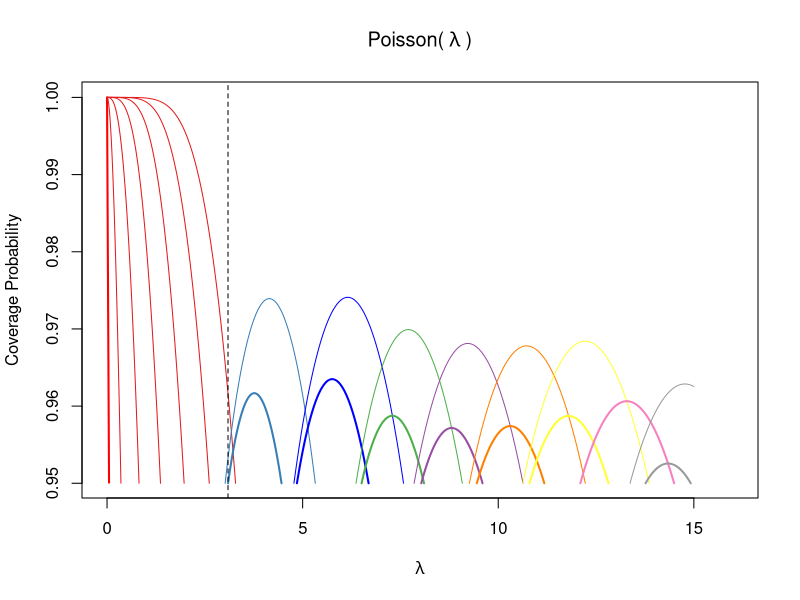

Write R code to recreate this figure. (Note: this script raises an error after producing the figure.)
## ---- chunk 1
#| message: false
library(tidyverse)
library(RColorBrewer)
## ---- chunk 2
# pre lim functions
AC_max_coords <- function(a,b) {
  # using prop 2.2a formula. 
  lambda <- prod(a:b)^(1/(b-a+1)) #prop 2.2a
  
  if (a == 0) {
    max_prob <- ppois(b, lambda) # special case of calculating cdf when a is 0
  } else {
    max_prob <- ppois(b, lambda) - ppois(a-1, lambda) # general formula
  }
  
  return(data.frame(lambda, max_prob))
}


test_coverage <- function(a,b, conf.level) {
  
  # this is maximum prob for current cardinality curve
  
  max_prob <- AC_max_coords(a, b)$max_prob
  
  # cases to decide how to change a-b: look at if max is above conf level
  
  if (max_prob > conf.level) {
    
    return(TRUE)
    
  } else {
    
    return(FALSE)
  }
}
## ---- chunk 3

# function to return two roots of a given AC: root 1 and root 2
# when AC has a = 0, we are not concerned with root 1
# root 1 is lambda when AC first rises above conf.level
# root 2 is lambda when AC first goes below conf.level

find_roots <- function(a, b, conf.level) {
  # getting root 1
  

  start <- 0
  end <- AC_max_coords(a,b)$lambda # end root1 search where current AC's max is
  
   # this creates the current curve's function so we can find its root.
    f <- function(lambda) {
            if (a != 0) {
              return((ppois(b, lambda) - ppois(a-1, lambda)) - conf.level)
            } else {
              return(ppois(b, lambda) - conf.level)
            }
        }

  if (a != 0) {
      root1 <- uniroot(f, c(start,end))$root
        } else {
      root1 <- NA # we don't need an AC's "left" root if their {a} = 0.
        }
    
  
 ## now finding root 2

  # this loop finds the interval of where to search for root2
  start <- AC_max_coords(a,b)$lambda # start at current AC's maximum lambda
  a0 <- a + 1; b0 <- b + 1
  while (sum(dpois(a0:b0, AC_max_coords(a0, b0)$lambda)) >= conf.level) {
                a0 <- a0+1 
                b0 <- b0+1
              } 
  end <- AC_max_coords(a0,b0)$lambda # stop search for root 2 where next AC's maximum occurs
    
  root2 <- uniroot(f, c(start,end))$root  
    
  if(is.na(root1)) {
    root1 <- root2 # this is for the case of ACs with {a} = 0
  }  
    
  
  
  # create df to return
  roots <- data.frame(root1, root2)
  return(roots)
  }  


## ---- chunk 4
###############################################################
#-------------------------------------------------------------#
# Conditional Minimal Cardinality Method                      #
#-------------------------------------------------------------#
###############################################################

# Uses functions from 'preliminary-fns.R' in app files
# Based off of the CMC for Neg Binom by Dr. B.A. Holladay


# K: largest value of x of interest
# CMC method function for the Poisson distribution

CMC <-function(K, conf.level, all = F) {
   if (K <= 5) {
     obs.x <- K # temporarily store original K given by user into object obs.x
     K <- 20 # for some reason, algorithm won't output right CIs when x = 0,...,5
     # so temporarily will compute many intervals (up to x = 20) and then restore original K 
   } else {
     obs.x <- K
   }
  
  # Determining m(a) for all a <= K+1
  # For fixed a, m(a) is the smallest b such that P(a<=X<=b)>=conf.level
  # so that AC(a,m(a)) is the core of rainbow, RB(a)
  # m(a)'s are needed b/c root1(a+1,m(a+1)) determines u(a)
  a <- 0; b <- 0
  m <- c() # vector that will hold all m(a)'s to keep track of each RB core
  
  while(a <= K+1){
    
    while(test_coverage(a, b, conf.level) == F) { # while AC's coverage is BELOW conf.level
      # transition from curves in the same rainbow when AC(a,b) < conf.level
      b <- b+1
    } # once this loop ends, we have the desired b = m(a)
    
    m[a+1] <- b
    a <- a+1
    b <- b+1 #can start the search at m(a)+1=b+1 b/c m(a+1)>=m(a)+1
  }

  
  x <- 0:K # initialize vector of x values from 0 to K
  lower <- rep(NA, K+1) # initialize empty vectors for lower and upper bounds
  upper <- rep(NA, K+1)
  
  a <- 0; b <- 0
  lower[a+1] <- 0 # (lower bound for x=0)
  
  
  # run until lower(K) determined
  while(is.na(lower[K+1])){
    
    # staying on RB(a) until RB(a+1) core aka AC[(a+1)-m(a+1)] is above conf.level
    # so in this loop we increment b staying on RB(a) until next core rises above conf.level
    
    while((find_roots(a, b, conf.level)$root2 < find_roots(a+1, m[a+2], conf.level)$root1)) {
      
      # in this loop, we're transitioning between ACs within a RB(a)
      # root2 of AC[a-b] is the lower bound for b+1 
      lower[(b+1)+1] <- find_roots(a, b, conf.level)$root2
      b <- b + 1
  
      
    }
    
    
    

    
    # when transitioning between rainbows RB(a) to RB(a+1) we move from curve AC(a,b) to core of 
    # next rainbow AC(a+1, m(a+1)). The location of this transition occurs at root1(a+1,m(a+1)) 
    # and determines both the upper endpoint for a u(a) and the lower endpoints for b+1,...,m(a+1),
    # l(b+1)=...=l(m(a+1)).
    
    # now we set the coincidental endpoint that happens when transitioning RBs
    b.temp <- b
    a <- a+1
    b <- m[a+1]
    
    for(i in ((b.temp+1):min(b:K))) {
      lower[i+1] <- find_roots(a, m[a+1], conf.level)$root1
    }
    upper[(a-1)+1] <- find_roots(a, m[a+1],conf.level)$root1
  }
  
  # determine upper endpoints for remaining x:get upper(x) for a <= x <= K
  # once we have lower endpoints for x up to K we can work on upper endpoints 
  # separately. 
  # These remaining values of upper(x) are determined by upper(x)=get_roots(x+1,m(x+1))$root1 
  for(x in a:K){
    upper[x+1] <- find_roots(x,m[x+1],conf.level)$root1

  }
  
  K <- obs.x # restore original K...
  
  lower <- lower[1:(K+1)]
  upper <- upper[1:(K+1)]
  
  CIs <- data.frame(x = 0:K, lower, upper)
  
  if (all == F) { # indicates that user only wants to output interval for x = K
    CIs <- CIs |> 
      filter(x == K) # "filter" only keeps the row in df "CIs" where x = K
  }
  return(CIs)
}

###############################################################
#-------------------------------------------------------------#
# Examples                                                    #
#-------------------------------------------------------------#
###############################################################

CI = CMC(K = 65, conf.level = 0.95, all = T); CI
# CI = CMC(K = 8, conf.level = 0.90, all = T); CI

## ---- chunk 5
# plot of Rainbow curves RB(0) to RB(8) [for trouble-shooting/reference]

plot(y = ppois(0, seq(0,0.05129, by = 0.0001)), x = seq(0,0.05129, by = 0.0001), # AC 0-0 (CORE)
               type = "l", xlim = c(0,16), lwd = 2, col = "red",
     xlab = expression(lambda),
     ylab = "Coverage Probability",
     main = expression("Poisson("~lambda~")"))
lines(y = ppois(1, seq(0, 0.35537, by = 0.0001)),  # AC 0-1
      x = seq(0, 0.35537, by = 0.0001), type = "l", col = "#E41A1C")
lines(y = ppois(2, seq(0, 0.81767,  by = 0.0001)), # AC 0-2
      x = seq(0, 0.81767, by = 0.0001), type = "l", col = "#E41A1C")
lines(y = ppois(3, seq(0, 1.36631,  by = 0.0001)), # AC 0-3
      x = seq(0, 1.36631, by = 0.0001), type = "l", col = "#E41A1C") 
lines(y = ppois(4, seq(0, 1.97011,  by = 0.0001)), # AC 0-4
      x = seq(0, 1.97011, by = 0.0001), type = "l", col = "#E41A1C") 
lines(y = ppois(5, seq(0, 2.61301,  by = 0.0001)), # AC 0-5
      x = seq(0, 2.61301, by = 0.0001), type = "l", col = "#E41A1C") 
lines(y = ppois(6, seq(0, 3.285316,  by = 0.0001)), # AC 0-6
      x = seq(0, 3.285316, by = 0.0001), type = "l", col = "#E41A1C") 
lines(y = (ppois(8, seq(3.09252, 4.46013,  by = 0.0001)) -
                  ppois(0, seq(3.09252, 4.46013,  by = 0.0001))), # AC 1-8 (CORE)
      x = seq(3.09252, 4.46013, by = 0.0001), type = "l", col = "#377EB8", lwd = 2) 
lines(y = (ppois(9, seq(3.019105, 5.32332,  by = 0.0001)) -
                  ppois(0, seq(3.019105, 5.32332,  by = 0.0001))), # AC 1-9
      x = seq(3.019105, 5.32332, by = 0.0001), type = "l", col = "#377EB8") 
lines(y = (ppois(11, seq(4.853849, 6.685776,  by = 0.0001)) -
                  ppois(1, seq(4.853849, 6.685776,  by = 0.0001))), # AC 2-11 (CORE)
      x = seq(4.853849, 6.685776, by = 0.0001), type = "l", col = "blue", lwd = 2)
lines(y = (ppois(12, seq(4.777342, 7.578746,  by = 0.0001)) -
                  ppois(1, seq(4.777342, 7.578746,  by = 0.0001))), # AC 2-12
      x = seq(4.777342, 7.578746, by = 0.0001), type = "l", col = "blue")
lines(y = (ppois(13, seq(6.505986, 8.10203,  by = 0.0001)) -
                  ppois(2, seq(6.505986, 8.10203,  by = 0.0001))), # AC 3-13 (CORE)
      x = seq(6.505986, 8.10203, by = 0.0001), type = "l", col = "#4DAF4A", lwd = 2)
lines(y = (ppois(14, seq(6.363945, 9.08138,  by = 0.0001)) -
                  ppois(2, seq(6.363945, 9.08138,  by = 0.0001))), # AC 3-14
      x = seq(6.363945,9.08138, by = 0.0001), type = "l", col = "#4DAF4A")
lines(y = (ppois(15, seq(8.031845, 9.598435,  by = 0.0001)) -
                  ppois(3, seq(8.031845, 9.598435,  by = 0.0001))), # AC 4-15 (CORE)
      x = seq(8.031845, 9.598435, by = 0.0001), type = "l", col = "#984EA3", lwd = 2)
lines(y = (ppois(16, seq(7.848939, 10.63165,  by = 0.0001)) -
                  ppois(3, seq(7.848939, 10.63165,  by = 0.0001))), # AC 4-16
      x = seq(7.848939, 10.63165, by = 0.0001), type = "l", col = "#984EA3")
lines(y = (ppois(17, seq(9.452737, 11.17716,  by = 0.0001)) -
                  ppois(4, seq(9.452737, 11.17716,  by = 0.0001))), # AC 5-17 (CORE)
      x = seq(9.452737, 11.17716, by = 0.0001), type = "l", col = "#FF7F00", lwd = 2)
lines(y = (ppois(18, seq(9.263291, 12.22559,  by = 0.0001)) -
                  ppois(4, seq(9.263291, 12.22559,  by = 0.0001))), # AC 5-18
      x = seq(9.263291, 12.22559, by = 0.0001), type = "l", col = "#FF7F00")
lines(y = (ppois(19, seq(10.79906, 12.81741,  by = 0.0001)) -
                  ppois(5, seq(10.79906, 12.81741,  by = 0.0001))), # AC 6-19 (CORE)
      x = seq(10.79906, 12.81741, by = 0.0001), type = "l", col = "#FFFF33", lwd = 2)
lines(y = (ppois(20, seq(10.62593, 13.85552,  by = 0.0001)) -
                  ppois(5, seq(10.62593, 13.85552,  by = 0.0001))), # AC 6-20
      x = seq(10.62593, 13.85552, by = 0.0001), type = "l", col = "#FFFF33")
lines(y = (ppois(21, seq(12.09873, 14.49582,  by = 0.0001)) -
                  ppois(6, seq(12.09873, 14.49582,  by = 0.0001))), # AC 7-21 (CORE)
      x = seq(12.09873, 14.49582, by = 0.0001), type = "l", col = "#F781BF" , lwd = 2)
lines(y = (ppois(22, seq(13.76523, 14.92057,  by = 0.0001)) -
                  ppois(7, seq(13.76523, 14.92057,  by = 0.0001))), # AC 8-22 (CORE)
      x = seq(13.76523, 14.92057, by = 0.0001), type = "l", col = "#999999", lwd = 2)
lines(y = (ppois(23, seq(13.3697, 15,  by = 0.0001)) -
                  ppois(7, seq(13.3697, 15,  by = 0.0001))), # AC 8-23
      x = seq(13.3697, 15, by = 0.0001), type = "l", col = "#999999")

# checking certain endpoints... where ACs hit 0 OR when cores rise above 0.95
abline(v = 3.09252, lty = 2) # upper for x = 0
# abline(v = 4.460147, lty = 2, col = "#F781BF") # lower for x = 6,7,8
# abline(v = 10.79906, lty = 2) # upper for x = 5
# abline(v = 13.76523, lty = 2, col = "#F781BF") # upper for x = 7
# abline(v = 12.09873, lty = 2, col = "red") # upper for x = 6
## ---- chunk 6
# create a color palette
pal <-  brewer.pal(n = 9, name = "Set1");pal
## ---- chunk 7
# creating a coverage probability function given one lambda for CMC method
CMC_CP_table <- function(max_lambda, conf.level = 0.95) {

  lambda_vec <- seq(0, max_lambda, 0.1)
  coverages_CMC <- c() # this vector will contain all coverage probabilities for each lambda in lambda_vec
  
  CI_temp <- CMC(K = 65, conf.level, all = T)
  
  for (i in 1:length(lambda_vec)) {
    
    p <- 0
    for (x0 in 0:65) { 
      
      
      # sum pmf of each x0 that captures lambda in its CI
      if (dplyr::between(lambda_vec[i], CI_temp$lower[x0+1], CI_temp$upper[x0+1])) {
        # will execute if the current lambda is within bounds of CI(x)
        p <- p + dpois(x0, lambda = lambda_vec[i])
      }
    }
    coverages_CMC[i] <- p # add coverage prob to its designated vector
  }
    

  
 # this is the coverage probability for lambda
  return(data.frame(lambda = lambda_vec, 
                    cov.prob = coverages_CMC))
}


coverage_table_CMC.95 <- CMC_CP_table(max_lambda = 65, conf.level = 0.95)


## ---- chunk 8
# save coverage table CMC (95% Confidence) for plotting purposes at another time
write_csv(coverage_table_CMC.95, file = here::here("data tables",
                                               "CMC table for 95% CPF V2.csv"))
## ---- chunk 9
# plot lambda vs. coverage probability

coverage_table_CMC.95 |> 
    ggplot(mapping = aes(x = lambda, # specify x and y variables
                       y = cov.prob)) +
  
  # specify it is a line graph
  geom_line() + 
  
  # define the confidence level line
  geom_line(y = 0.95, col = "red", linetype = "dashed") +
  
  # creating axis labels and plot titles
  labs(x = expression(lambda),
       y = "Coverage Probability",
       title = "Coverage Probability for Conditional Minimal Cardinality Method",
       subtitle = "for values of the Poisson mean parameter up to 50") +
  
  # label for the confidence level line
  annotate("text", x = 53, y = 0.95, label = "0.95", color = "red") +
  
  # specify x-axis tick breaks
  scale_x_continuous(breaks = seq(0,50,10), limits = c(0,50)) +
  
  # show graph from y = 0.94 to y = 1.0
  scale_y_continuous(limits = c(0.94,1))
## ---- chunk 10
test.table <- data.frame(x = 0:150,
                         lower.CMC  = CMC(150,0.95,T)$lower,
                         upper.CMC = CMC(150,0.95,T)$upper,
                         lower.CG = CG(150,0.95,T)$lower,
                         upper.CG = CG(150,0.95,T)$upper); test.table

test.table <- test.table |> 
  mutate(lower.match = ifelse(lower.CMC == lower.CG, T, F),
         upper.match = ifelse(upper.CMC == upper.CG, T, F))

sum(test.table$lower.match); sum(test.table$upper.match); test.table
